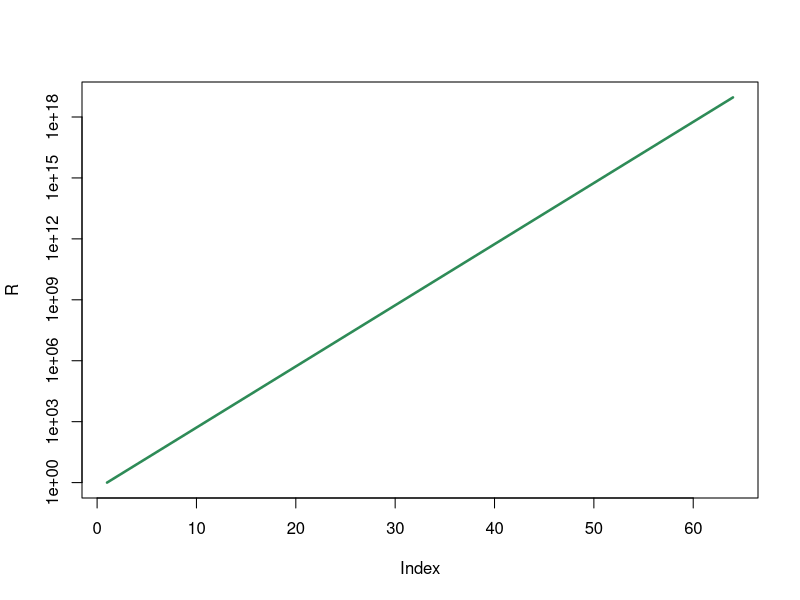
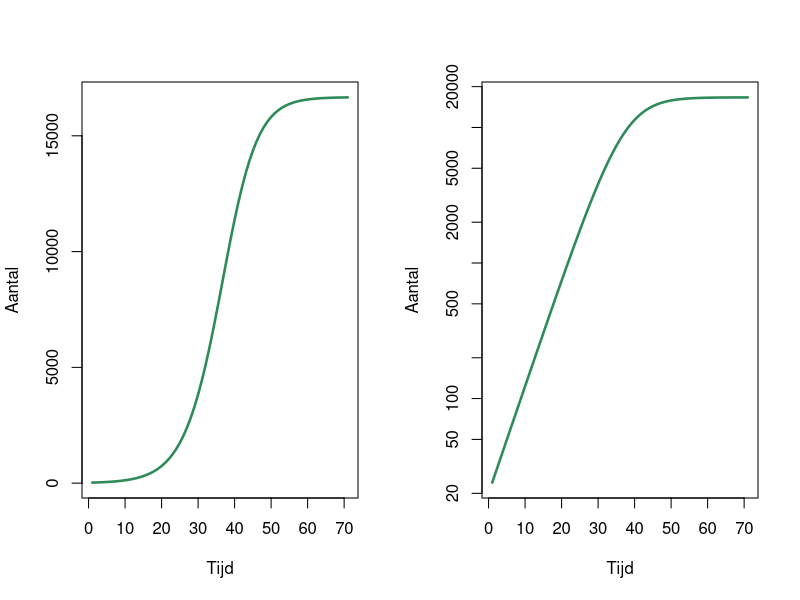

The R source for these figures, in order:
## ---- chunk 1
#| eval: true
#| echo: true
#| code-fold: false
#| class-output: output

2^64 - 1
## ---- chunk 2
#| eval: true
#| echo: true
#| code-fold: false

R <- 1 # beginaantal rijst (initiële conditie)

# herhaal iets 63 keer met een for-loop
for (i in 1:63) {
  R[i+1] <- 2*R[i] # het aantal rijstkorrels in elk vakje op in R
}
print(R[64]) # print het aantal rijskorrels in het 64e vakje
## ---- chunk 3
#| eval: true
#| echo: true
#| code-fold: false
#| label: fig-exponential
#| fig-cap: "Het aantal rijstkorrels per vakje (met log-lineaire schaal op de y-as)."

# beginaantal rijst
R <- 1

# herhaal iets 63 keer met een for-loop
for (i in 1:63) {
  R[i+1] <- R[i]*2 # R in volgende stap is 2*R in deze stap
}

plot(R , type='l', col="seagreen", log="y", lwd=2.5) 
## ---- chunk 4
#| echo: true
#| label: fig-logaritmischecurves
#| code-fold: true
#| eval: true
#| fig-height: 3
#| fig-cap: "Logistische groei."
#| fig-subcap: 
#|   - "Op lineaire schaal."
#|   - "Op logaritmische schaal."
x<- 24
for(i in 1:70){
  x[i+1] <- x[i] * 1.2 * (1-(x[i]/10^5))
}
par(mfrow=c(1,2))
plot(x, xlab="Tijd", ylab="Aantal", lwd=2.5, type='l', col='seagreen')
plot(x, xlab="Tijd", ylab="Aantal", lwd=2.5, type='l', col='seagreen',log="y")
## ---- chunk 5

# definieren van begin aantal konijnen
N <- 24
r <- 2

# verdubbel het aantal konijnen 10 keer
for (i in 1:10){
    N <- r*N
}
